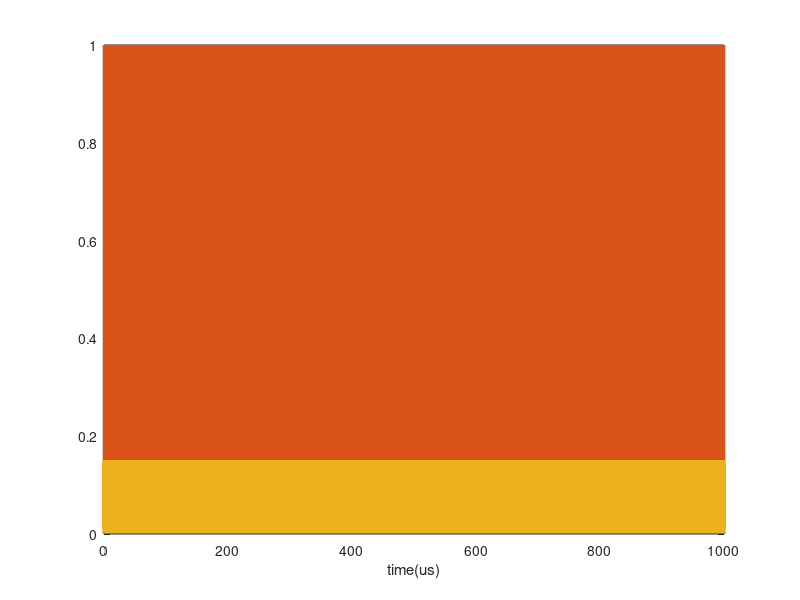

Write the MATLAB code that produced this figure. (Note: a time limit stopped this script after it produced the figure.)
% RAYLEIGH BACKSCATTERING 
%
% Complete simulation including the backscattering and a perturbation
% =========================================================================

clc, clear all, close all, 
format longEng,

% Settings
% --------
DimEcran = get(0,'ScreenSize'); 
V = 0.15; H = 0.15;
PosFig  = [V*DimEcran(3),(H)*DimEcran(4),(1-V)*DimEcran(3),(0.9-H)*DimEcran(4)];
set(0,'DefaultFigurePosition',PosFig),
AFS = 24;   LFS = 30;   TFS = 30;       % Axis, label and title font size
set(0,'DefaultLineLineWidth',2)

% Global variables
c0 = 2.99792458e8; 
lambda0 = 1550e-9;
fc = c0/lambda0;  
n0 = 1.46;          


% Time and Frequency Vectors
% --------------------------
fSamp = 4e9;    
nSamp = fSamp/1e3;   
freq  = linspace(-fSamp/2, fSamp/2, nSamp+1);   
dFreq = freq(2)-freq(1);
freq  = (freq(1:end-1))';            
dTime = 1/fSamp;
time  = fix(0:nSamp-1)*dTime;   

%%
%% Definition of square pulse:
nLines1 = 100;                              % Number of lines
linsp1 = 1e6;                               % Line spacing original comb
BW1 = (nLines1-1)*linsp1;
tau=10e-9;
ProbeT = 0.5*square(time*linsp1*2*pi,fix(tau*linsp1*100))+0.5;
figure(1),plot(time*1e6,ProbeT);
ProbeF=fftshift(fft(ProbeT));
% ProbeF(nSamp/2+1)=0;
figure(2),plot(freq,abs(ProbeF));

ProbeT2=ProbeT*exp(2j*pi)

%% Definition of square pulse:
nLines1 = 100;                              % Number of lines
linsp1 = 1e6;                               % Line spacing original comb
BW1 = (nLines1-1)*linsp1;
tau=10e-9;
nSampPulse=fix(1/linsp1/dTime)+1;
Period=nSampPulse*dTime;
tau=10e-9;
pulse=zeros(nSampPulse,1);
tin=nSampPulse/2+1-fix(tau/dTime/2);
tfin=tin+fix(tau/dTime);
pulse(tin:tfin)=1;
timePulse  = fix(-nSampPulse/2:nSampPulse/2)*dTime;
timePulse  = (timePulse(1:end-1))';
deltanu=1000e6;
pulseChirp=pulse.*exp(-1j*pi*deltanu/tau.*timePulse.^2);
figure(3),plot(timePulse,abs(pulse)),hold on
,plot(timePulse,abs(pulseChirp)),hold off


ProbeT =repmat(pulse,fix(nSamp/nSampPulse),1);
ProbeTChirp=repmat(pulseChirp,fix(nSamp/nSampPulse),1);
figure(1),plot(time*1e6,abs(ProbeT)),hold on
plot(time*1e6,abs(ProbeTChirp))
xlabel('time(us)'),hold off
ProbeF=fftshift(fft(ProbeT));
ProbeFChirp=fftshift(fft(ProbeTChirp));
% ProbeF(nSamp/2+1)=0;
figure(2),plot(freq*1e-6,abs(ProbeF));hold on
plot(freq*1e-6,abs(ProbeFChirp)),hold off
xlabel('Freq(MHz)')




chirpProbe = 0.9/(2*pi*deltanu*linsp1);
chirpLO = chirpProbe;

auxphChirp1 = exp(0.5j*chirpProbe*(2*pi*freq).^2);%exp(2j*pi*rand(nSamp,1)) ;%exp(0.5j*chirpProbe*(2*pi*freq).^2);  % 
auxphChirp2 = exp(0.5j*chirpLO*(2*pi*freq).^2);     % exp(2j*pi*rand(1,nlines2))

ProbeFChirp1=ProbeFChirp.*auxphChirp1;
figure(2),hold on,plot(freq*1e-6,abs(ProbeFChirp1)),hold off

ProbeTChirp1 = ifft(ifftshift(ProbeFChirp1));
% combLO = ifft(ifftshift(combLOf));
figure(1),hold on,plot(time*1e6,abs(ProbeTChirp1)),hold off



offset = dFreq;                             % Offset between combs  
linsp2 = linsp1 + 1*offset;                 % Line spacing local oscillator comb
fIni  = 100e6;                              % Start frequency comb


%%








% Definition of the dual comb
% ---------------------------  
M = 1;                                      % Integer 

rect



linsp1 = fix(linsp1/dFreq)*dFreq;           % Normalized line spacing (first comb)
linsp2 = fix(linsp2/dFreq)*dFreq;           % Normalized line spacing (second comb)
fIni = fix(fIni/dFreq)*dFreq;               % Normalized starting line

BW1 = (nLines1-1)*linsp1;
nLines2 = ceil(BW1/linsp2+1);
